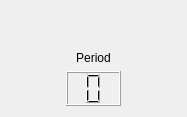
<?xml version="1.0" encoding="UTF-8"?>
<ui version="4.0">
 <class>PeriodWidget</class>
 <widget class="QWidget" name="PeriodWidget">
  <property name="geometry">
   <rect>
    <x>0</x>
    <y>0</y>
    <width>187</width>
    <height>117</height>
   </rect>
  </property>
  <property name="sizePolicy">
   <sizepolicy hsizetype="MinimumExpanding" vsizetype="MinimumExpanding">
    <horstretch>0</horstretch>
    <verstretch>0</verstretch>
   </sizepolicy>
  </property>
  <property name="windowTitle">
   <string>Form</string>
  </property>
  <layout class="QVBoxLayout" name="verticalLayout">
   <item>
    <spacer name="verticalSpacer">
     <property name="orientation">
      <enum>Qt::Vertical</enum>
     </property>
     <property name="sizeHint" stdset="0">
      <size>
       <width>20</width>
       <height>40</height>
      </size>
     </property>
    </spacer>
   </item>
   <item>
    <widget class="QLabel" name="label">
     <property name="text">
      <string>Period</string>
     </property>
     <property name="alignment">
      <set>Qt::AlignBottom|Qt::AlignHCenter</set>
     </property>
    </widget>
   </item>
   <item>
    <layout class="QHBoxLayout" name="horizontalLayout">
     <item>
      <spacer name="horizontalSpacer">
       <property name="orientation">
        <enum>Qt::Horizontal</enum>
       </property>
       <property name="sizeHint" stdset="0">
        <size>
         <width>40</width>
         <height>20</height>
        </size>
       </property>
      </spacer>
     </item>
     <item>
      <widget class="IncrementableLCDNumber" name="lcdNumber">
       <property name="sizePolicy">
        <sizepolicy hsizetype="Expanding" vsizetype="Expanding">
         <horstretch>0</horstretch>
         <verstretch>0</verstretch>
        </sizepolicy>
       </property>
       <property name="digitCount">
        <number>1</number>
       </property>
      </widget>
     </item>
     <item>
      <spacer name="horizontalSpacer_2">
       <property name="orientation">
        <enum>Qt::Horizontal</enum>
       </property>
       <property name="sizeHint" stdset="0">
        <size>
         <width>40</width>
         <height>20</height>
        </size>
       </property>
      </spacer>
     </item>
    </layout>
   </item>
  </layout>
 </widget>
 <customwidgets>
  <customwidget>
   <class>IncrementableLCDNumber</class>
   <extends>QLCDNumber</extends>
   <header>incrementablelcdnumber.h</header>
  </customwidget>
 </customwidgets>
 <resources/>
 <connections/>
</ui>
